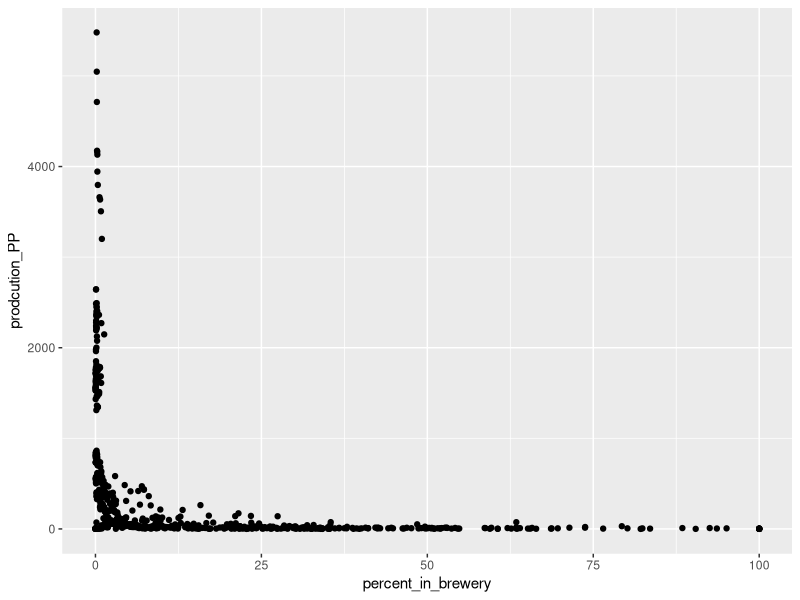

Reproduce this figure in R.
library(tidyverse)


Beer_bottles_cans <- read_csv("Beer_bottles_cans.csv")
Beer_kegs <- read_csv("Beer_kegs.csv")
Beer_in_brewery <- read_csv("Beer_on_brewery_premis.csv")




tidy_bottle_can_production <- gather(Beer_bottles_cans,"year","bottle_can_production", -STATE)%>%
  mutate(year = as.numeric(year))%>%
  filter(!is.na(STATE))


tidy_keg_production <- gather(Beer_kegs,"year","keg_production", -STATE)%>%
  mutate(year = as.numeric(year))%>%
  filter(!is.na(STATE))

tidy_sold_in_brewery <- gather(Beer_in_brewery,"year","sold_in_brewery", -STATE)%>%
  mutate(year = as.numeric(year))%>%
  filter(!is.na(STATE))


beer_production_data <- full_join(tidy_bottle_can_production,tidy_keg_production, by =  c("STATE","year"))%>%
  full_join(tidy_sold_in_brewery, by =  c("STATE","year"))


beer_production_data[is.na(beer_production_data)] <- 0
  
beer_production_data <- beer_production_data%>%
  mutate(total_production = bottle_can_production + keg_production + sold_in_brewery)

tidy_pop_year_only <- read_csv("tidy_pop_year_only.csv", 
                               col_types = cols(X1 = col_skip()))


production_plus = full_join(beer_production_data,tidy_pop_year_only,by = c("STATE" = "State","year"))%>%
  na.omit() %>%
  mutate(percent_in_brewery = sold_in_brewery/total_production*100)%>%
  mutate(prodcution_PP = total_production/population)%>%
  mutate(consumed_in_brewery_PP = sold_in_brewery/population)






production_plus2 <- production_plus %>%
  mutate(percent_in_can = bottle_can_production/total_production*100)%>%
  mutate(percent_in_keg = keg_production/total_production*100)
  

write.csv(production_plus2,"beer_prodction_final.csv")


production_plus%>%
ggplot(aes(percent_in_brewery,prodcution_PP))+
  geom_point()
